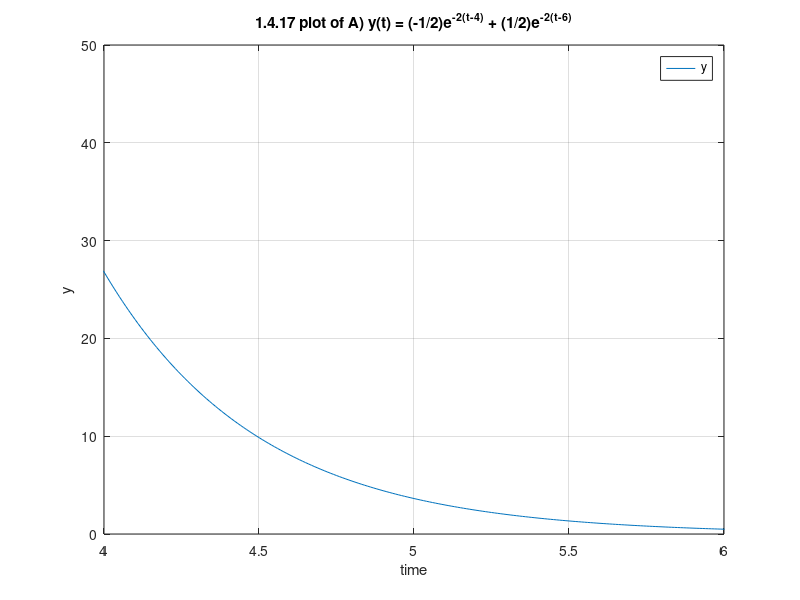

The MATLAB source for this figure:
% 1.4.17 Suppose the step function turns on at T = 3 and off at T = 6 then 
% q(t)= H(t-4) - H(t-6). Starting from y(0) = 0, solve y' + 2y = q(t). What is
% y when t is inifinity? 

% run with $ matlab -batch "problem_1_4_17"

t = 0.0:0.01:10.0;

y = (-1/2)*(exp(-2*(t-4))) + (1/2)*(exp(-2*(t-6)));

f = figure;
plot(t, y);
legend("y");

ylim([0 50]);
xlim([4 6]);
grid on;
title("1.4.17 plot of A) y(t) = (-1/2)e^{-2(t-4)} + (1/2)e^{-2(t-6)}");
xlabel("time");
ylabel("y");
uiwait(f);
